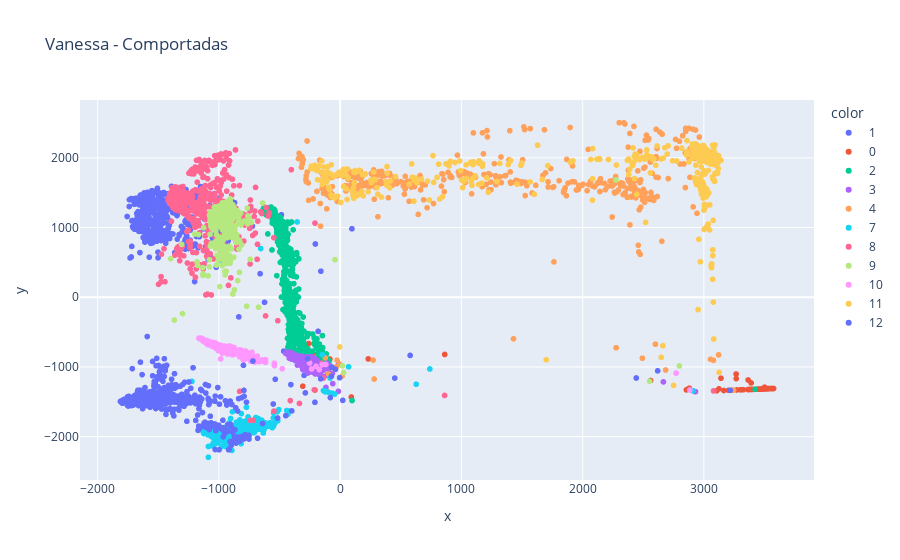
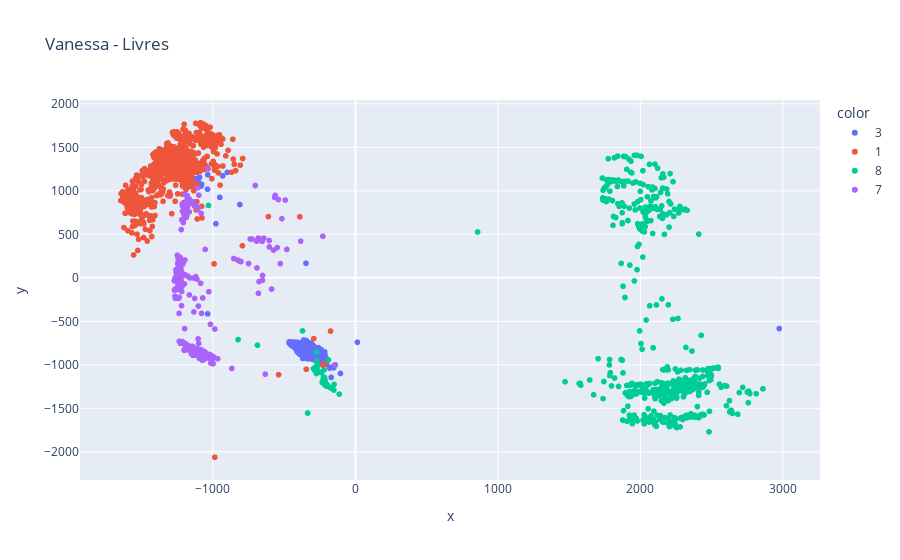

The cell these charts' notebook holds for them, in order:
### Code cell
# Vanessa
pca = PCA(n_components=2)
van_cp_pca = pca.fit_transform(X_van_cp)
van_li_pca = pca.transform(X_van_li)

fig = px.scatter(x=van_cp_pca[:,0], y=van_cp_pca[:,1], color=Y_van_cp, title='Vanessa - Comportadas')
fig.show()
fig = px.scatter(x=van_li_pca[:,0], y=van_li_pca[:,1], color=Y_van_li, title='Vanessa - Livres')
fig.show()

### Figure 1 — Plotly figure (JSON) as saved in the notebook; plotly's stock layout.template omitted (floating-point values rounded to 4 significant figures; data arrays with more than 128 entries replaced by an {"elided": "..."} marker saying what was removed)
{"data": [{"hovertemplate": "color=1<br>x=%{x}<br>y=%{y}<extra></extra>", "legendgroup": "1", "marker": {"color": "#636efa", "symbol": "circle"}, "mode": "markers", "name": "1", "showlegend": true, "type": "scattergl", "x": {"elided": "630 float values"}, "xaxis": "x", "y": {"elided": "630 float values"}, "yaxis": "y"}, {"hovertemplate": "color=0<br>x=%{x}<br>y=%{y}<extra></extra>", "legendgroup": "0", "marker": {"color": "#EF553B", "symbol": "circle"}, "mode": "markers", "name": "0", "showlegend": true, "type": "scattergl", "x": {"elided": "808 float values"}, "xaxis": "x", "y": {"elided": "808 float values"}, "yaxis": "y"}, {"hovertemplate": "color=2<br>x=%{x}<br>y=%{y}<extra></extra>", "legendgroup": "2", "marker": {"color": "#00cc96", "symbol": "circle"}, "mode": "markers", "name": "2", "showlegend": true, "type": "scattergl", "x": {"elided": "999 float values"}, "xaxis": "x", "y": {"elided": "999 float values"}, "yaxis": "y"}, {"hovertemplate": "color=3<br>x=%{x}<br>y=%{y}<extra></extra>", "legendgroup": "3", "marker": {"color": "#ab63fa", "symbol": "circle"}, "mode": "markers", "name": "3", "showlegend": true, "type": "scattergl", "x": {"elided": "615 float values"}, "xaxis": "x", "y": {"elided": "615 float values"}, "yaxis": "y"}, {"hovertemplate": "color=4<br>x=%{x}<br>y=%{y}<extra></extra>", "legendgroup": "4", "marker": {"color": "#FFA15A", "symbol": "circle"}, "mode": "markers", "name": "4", "showlegend": true, "type": "scattergl", "x": {"elided": "471 float values"}, "xaxis": "x", "y": {"elided": "471 float values"}, "yaxis": "y"}, {"hovertemplate": "color=7<br>x=%{x}<br>y=%{y}<extra></extra>", "legendgroup": "7", "marker": {"color": "#19d3f3", "symbol": "circle"}, "mode": "markers", "name": "7", "showlegend": true, "type": "scattergl", "x": {"elided": "629 float values"}, "xaxis": "x", "y": {"elided": "629 float values"}, "yaxis": "y"}, {"hovertemplate": "color=8<br>x=%{x}<br>y=%{y}<extra></extra>", "legendgroup": "8", "marker": {"color": "#FF6692", "symbol": "circle"}, "mode": "markers", "name": "8", "showlegend": true, "type": "scattergl", "x": {"elided": "605 float values"}, "xaxis": "x", "y": {"elided": "605 float values"}, "yaxis": "y"}, {"hovertemplate": "color=9<br>x=%{x}<br>y=%{y}<extra></extra>", "legendgroup": "9", "marker": {"color": "#B6E880", "symbol": "circle"}, "mode": "markers", "name": "9", "showlegend": true, "type": "scattergl", "x": {"elided": "539 float values"}, "xaxis": "x", "y": {"elided": "539 float values"}, "yaxis": "y"}, {"hovertemplate": "color=10<br>x=%{x}<br>y=%{y}<extra></extra>", "legendgroup": "10", "marker": {"color": "#FF97FF", "symbol": "circle"}, "mode": "markers", "name": "10", "showlegend": true, "type": "scattergl", "x": {"elided": "623 float values"}, "xaxis": "x", "y": {"elided": "623 float values"}, "yaxis": "y"}, {"hovertemplate": "color=11<br>x=%{x}<br>y=%{y}<extra></extra>", "legendgroup": "11", "marker": {"color": "#FECB52", "symbol": "circle"}, "mode": "markers", "name": "11", "showlegend": true, "type": "scattergl", "x": {"elided": "624 float values"}, "xaxis": "x", "y": {"elided": "624 float values"}, "yaxis": "y"}, {"hovertemplate": "color=12<br>x=%{x}<br>y=%{y}<extra></extra>", "legendgroup": "12", "marker": {"color": "#636efa", "symbol": "circle"}, "mode": "markers", "name": "12", "showlegend": true, "type": "scattergl", "x": {"elided": "617 float values"}, "xaxis": "x", "y": {"elided": "617 float values"}, "yaxis": "y"}], "layout": {"legend": {"title": {"text": "color"}, "tracegroupgap": 0}, "title": {"text": "Vanessa - Comportadas"}, "xaxis": {"anchor": "y", "domain": [0, 1], "title": {"text": "x"}}, "yaxis": {"anchor": "x", "domain": [0, 1], "title": {"text": "y"}}}}

### Figure 2 — Plotly figure (JSON) as saved in the notebook; plotly's stock layout.template omitted (floating-point values rounded to 4 significant figures; data arrays with more than 128 entries replaced by an {"elided": "..."} marker saying what was removed)
{"data": [{"hovertemplate": "color=3<br>x=%{x}<br>y=%{y}<extra></extra>", "legendgroup": "3", "marker": {"color": "#636efa", "symbol": "circle"}, "mode": "markers", "name": "3", "showlegend": true, "type": "scattergl", "x": {"elided": "1712 float values"}, "xaxis": "x", "y": {"elided": "1712 float values"}, "yaxis": "y"}, {"hovertemplate": "color=1<br>x=%{x}<br>y=%{y}<extra></extra>", "legendgroup": "1", "marker": {"color": "#EF553B", "symbol": "circle"}, "mode": "markers", "name": "1", "showlegend": true, "type": "scattergl", "x": {"elided": "1096 float values"}, "xaxis": "x", "y": {"elided": "1096 float values"}, "yaxis": "y"}, {"hovertemplate": "color=8<br>x=%{x}<br>y=%{y}<extra></extra>", "legendgroup": "8", "marker": {"color": "#00cc96", "symbol": "circle"}, "mode": "markers", "name": "8", "showlegend": true, "type": "scattergl", "x": {"elided": "572 float values"}, "xaxis": "x", "y": {"elided": "572 float values"}, "yaxis": "y"}, {"hovertemplate": "color=7<br>x=%{x}<br>y=%{y}<extra></extra>", "legendgroup": "7", "marker": {"color": "#ab63fa", "symbol": "circle"}, "mode": "markers", "name": "7", "showlegend": true, "type": "scattergl", "x": {"elided": "381 float values"}, "xaxis": "x", "y": {"elided": "381 float values"}, "yaxis": "y"}], "layout": {"legend": {"title": {"text": "color"}, "tracegroupgap": 0}, "title": {"text": "Vanessa - Livres"}, "xaxis": {"anchor": "y", "domain": [0, 1], "title": {"text": "x"}}, "yaxis": {"anchor": "x", "domain": [0, 1], "title": {"text": "y"}}}}
